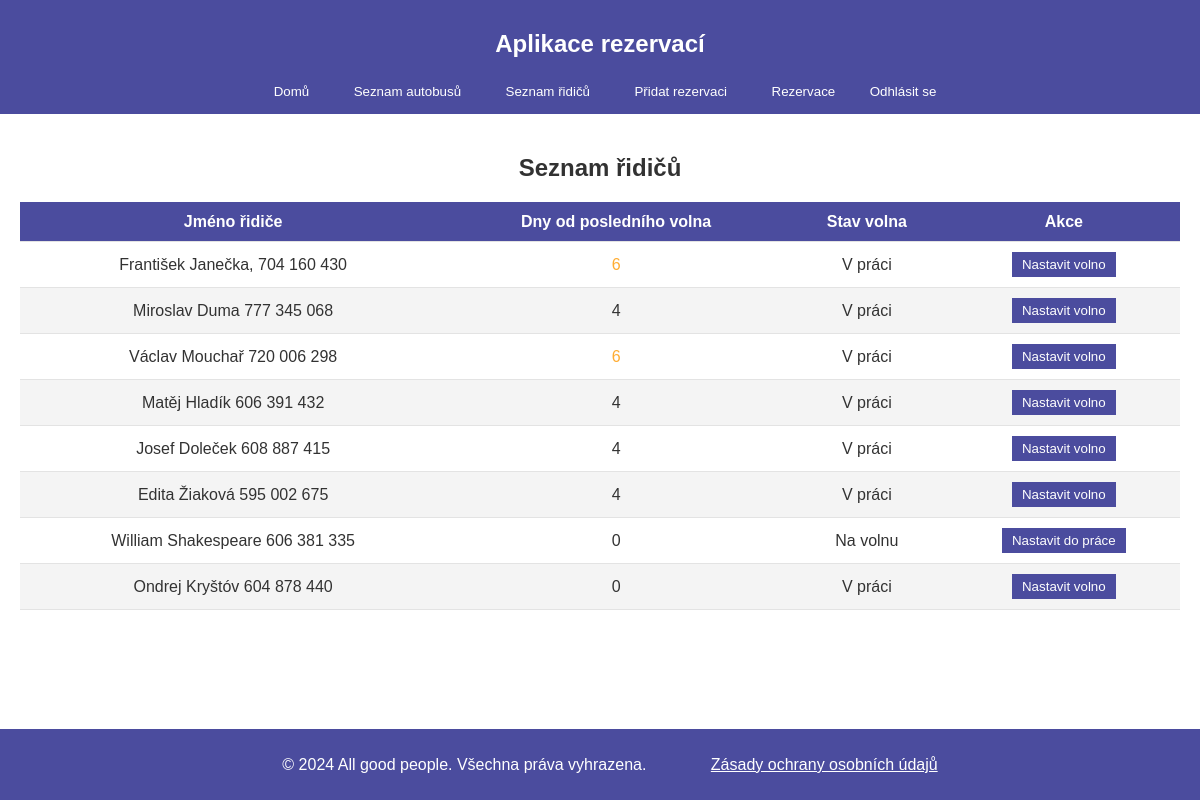
Screenshot of /depo/drivers/ (signed in) with the database file from the repository.
### depo/models.py (models this page shows, shortened)
class Driver(models.Model):
    name = models.CharField(max_length=100)
    last_rest_day = models.DateField(default=timezone.now)  # poslední den volna
    is_on_rest = models.BooleanField(default=False)  # Indikace, zda je řidič na volnu
    def days_since_last_rest(self):
        return (timezone.now().date() - self.last_rest_day).days

### depo/views.py (the view, shortened to what this page needs)
# urls.py: path('drivers/', views.driver_list, name='driver_list'),
@login_required
def driver_list(request):
    drivers = Driver.objects.all()
    return render(request, 'depo/driver_list.html', {'drivers': drivers})

### depo/templates/depo/driver_list.html (shortened to what this page needs)
{% extends "depo/home.html" %}
{% block content %}
<section>
    <h2 style="text-align: center;">Seznam řidičů</h2>
    <table>
        <thead>
            <tr>
                <th>Jméno řidiče</th>
                <th>Dny od posledního volna</th>
                <th>Stav volna</th>
                <th>Akce</th>
            </tr>
        </thead>
        <tbody>
            {% for driver in drivers %}
            <tr>
                <td>{{ driver.name }}</td>
                <td class="{% if driver.days_since_last_rest == 6 %}needs-weekly-rest-6{% elif driver.days_since_last_rest >= 7 %}needs-weekly-rest-7{% endif %}">
                    {{ driver.days_since_last_rest }}
                </td>
                <td>
                    {% if driver.is_on_rest %}
                        Na volnu
                    {% else %}
                        V práci
                    {% endif %}
                </td>
                <td>
                    <form method="post">
                        <button type="submit" class="btn btn-toggle">
                            {% if driver.is_on_rest %} Nastavit do práce {% else %} Nastavit volno {% endif %}
                        </button>
                    </form>
                </td>
            </tr>
            {% endfor %}
        </tbody>
    </table>
</section>
{% endblock %}

### depo/static/base.css (style rules this page uses)
body { font-family: Arial, sans-serif; margin: 0; padding: 0; display: flex; opacity: 0.8; flex-direction: column; line-height: 1.2; min-height: 100vh; background-image: linear-gradient(rgba(255, 255, 255, 0.7), rgba(255, 255, 255, 0.7)), url('/static/depo/images/pferd.jpg'); background-size: cover; background-position: center; }
article, section { margin-bottom: 0; padding: 0; background-color: #fff; }
.needs-weekly-rest-6 { color: rgb(255, 153, 0); }
table { width: 100%; border-collapse: collapse; font-family: Arial, sans-serif; margin-left: auto; margin-right: auto; }
th, td { padding: 10px; text-align: center; border-bottom: 1px solid #ddd; }
thead { background-color: #1f2086; color: white; font-weight: bold; }
tbody tr:nth-child(even) { background-color: #f2f2f2; }
button { background-color: #1f2086; color: white; border: none; padding: 5px 10px; cursor: pointer; }

### rows the page displays
Driver: name "František Janečka, 704 160 430", days_since_last_rest "6", is_on_rest "V práci"
Driver: name "Miroslav Duma 777 345 068", days_since_last_rest "4", is_on_rest "V práci"
Driver: name "Václav Mouchař 720 006 298", days_since_last_rest "6", is_on_rest "V práci"
Driver: name "Matěj Hladík 606 391 432", days_since_last_rest "4", is_on_rest "V práci"
Driver: name "Josef Doleček 608 887 415", days_since_last_rest "4", is_on_rest "V práci"
Driver: name "Edita Žiaková 595 002 675", days_since_last_rest "4", is_on_rest "V práci"
Driver: name "William Shakespeare 606 381 335", days_since_last_rest "0", is_on_rest "Na volnu"
Driver: name "Ondrej Kryštóv 604 878 440", days_since_last_rest "0", is_on_rest "V práci"
